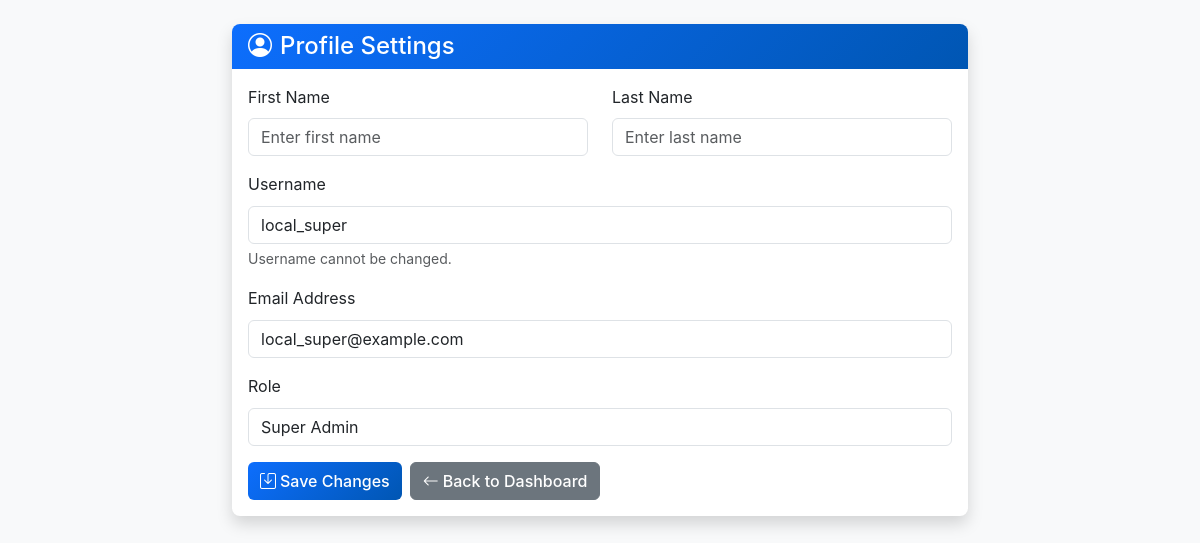
/profile/ (signed in), run on the app's committed database.
### core/models.py (models this page shows)
class User(AbstractUser):
	SUPER_ADMIN = "super_admin"
	SCHOOL_ADMIN = "school_admin"
	ORG_ADMIN = "org_admin"
	ROLE_CHOICES = [
		(SUPER_ADMIN, "Super Admin"),
		(SCHOOL_ADMIN, "School Admin"),
		(ORG_ADMIN, "Organization Admin"),
	]
	role = models.CharField(max_length=20, choices=ROLE_CHOICES)
	school = models.ForeignKey(School, on_delete=models.CASCADE, null=True, blank=True)
	organization = models.ForeignKey('Organization', on_delete=models.CASCADE, null=True, blank=True)

### core/views.py (the view)
# urls.py: path('profile/', views.profile_view, name='profile'),
@login_required
def profile_view(request):
	user = request.user
	notice = None
	if request.method == 'POST':
		user.first_name = request.POST.get('first_name', user.first_name)
		user.last_name = request.POST.get('last_name', user.last_name)
		user.email = request.POST.get('email', user.email)
		user.save()
		notice = 'Profile updated successfully.'
	return render(request, 'profile.html', {'user': user, 'notice': notice})

### core/templates/profile.html (shortened to what this page needs)
{% extends 'base.html' %}
{% block body_class %}profile-page{% endblock %}
{% block content %}
<div class="container py-4">
    <div class="row justify-content-center">
        <div class="col-md-8">
            <div class="card shadow">
                <div class="card-header bg-primary text-white">
                    <h4 class="mb-0"><i class="bi bi-person-circle me-2"></i>Profile Settings</h4>
                </div>
                <div class="card-body">
                    <form method="post">
                        <div class="row">
                            <div class="col-md-6 mb-3">
                                <label for="first_name" class="form-label">First Name</label>
                                <input type="text" class="form-control" id="first_name" name="first_name" value="{{ user.first_name }}" placeholder="Enter first name">
                            </div>
                            <div class="col-md-6 mb-3">
                                <label for="last_name" class="form-label">Last Name</label>
                                <input type="text" class="form-control" id="last_name" name="last_name" value="{{ user.last_name }}" placeholder="Enter last name">
                            </div>
                        </div>
                        <div class="mb-3">
                            <label for="username" class="form-label">Username</label>
                            <input type="text" class="form-control" id="username" name="username" value="{{ user.username }}" readonly>
                            <div class="form-text">Username cannot be changed.</div>
                        </div>
                        <div class="mb-3">
                            <label for="email" class="form-label">Email Address</label>
                            <input type="email" class="form-control" id="email" name="email" value="{{ user.email }}" placeholder="Enter email address">
                        </div>
                        <div class="mb-3">
                            <label class="form-label">Role</label>
                            <input type="text" class="form-control" value="{{ user.get_role_display }}" readonly>
                        </div>
                        <div class="d-flex gap-2">
                            <button type="submit" class="btn btn-primary">
                                <i class="bi bi-save me-1"></i>Save Changes
                            </button>
                            <a href="{% if user.organization %}{% url 'org_dashboard' user.organization.slug %}{% elif user.school %}{% url 'school_dashboard' user.school.slug %}{% else %}{% url 'dashboard' %}{% endif %}" class="btn btn-secondary">
                                <i class="bi bi-arrow-left me-1"></i>Back to Dashboard
                            </a>
                        </div>
                    </form>
                </div>
            </div>
        </div>
    </div>
</div>
{% endblock %}

### static/css/style.css (style rules this page uses)
:root { --primary-color: #0d6efd; --secondary-color: #6c757d; --success-color: #198754; --warning-color: #ffc107; --danger-color: #dc3545; --info-color: #0dcaf0; --light-bg: #f8f9fa; --dark-text: #212529; --border-radius: 8px; --shadow: 0 2px 4px rgba(0,0,0,0.1); --shadow-lg: 0 4px 12px rgba(0,0,0,0.15); }
body { font-family: 'Inter', -apple-system, BlinkMacSystemFont, 'Segoe UI', Roboto, sans-serif; background-color: var(--light-bg); color: var(--dark-text); line-height: 1.6; }
.card { border: none; border-radius: var(--border-radius); box-shadow: var(--shadow); transition: all 0.3s ease; }
.card-header { background: linear-gradient(135deg, var(--primary-color), #0056b3); color: white; border-radius: var(--border-radius) var(--border-radius) 0 0 !important; border: none; font-weight: 600; }
.btn { border-radius: 6px; font-weight: 500; transition: all 0.2s ease; }
.btn-primary { background: linear-gradient(135deg, var(--primary-color), #0056b3); border: none; }
.form-control, .form-select { border-radius: 6px; border: 1px solid #dee2e6; transition: all 0.2s ease; }

### data on the page
User: username "local_super", email "local_super@example.com", role "Super Admin"
